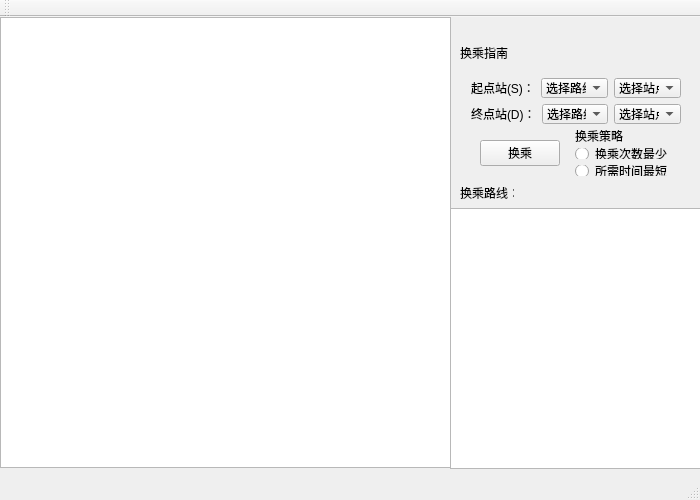
<?xml version="1.0" encoding="UTF-8"?>
<ui version="4.0">
 <class>MainWindow</class>
 <widget class="QMainWindow" name="MainWindow">
  <property name="geometry">
   <rect>
    <x>0</x>
    <y>0</y>
    <width>700</width>
    <height>500</height>
   </rect>
  </property>
  <property name="windowTitle">
   <string>MainWindow</string>
  </property>
  <widget class="QWidget" name="centralWidget">
   <widget class="QGraphicsView" name="graphicsView">
    <property name="geometry">
     <rect>
      <x>0</x>
      <y>0</y>
      <width>451</width>
      <height>451</height>
     </rect>
    </property>
   </widget>
   <widget class="QTextBrowser" name="textBrowserRoute">
    <property name="geometry">
     <rect>
      <x>450</x>
      <y>191</y>
      <width>251</width>
      <height>261</height>
     </rect>
    </property>
   </widget>
   <widget class="QLabel" name="label_3">
    <property name="geometry">
     <rect>
      <x>460</x>
      <y>170</y>
      <width>54</width>
      <height>12</height>
     </rect>
    </property>
    <property name="text">
     <string>换乘路线：</string>
    </property>
   </widget>
   <widget class="QLabel" name="label_5">
    <property name="geometry">
     <rect>
      <x>460</x>
      <y>30</y>
      <width>54</width>
      <height>12</height>
     </rect>
    </property>
    <property name="text">
     <string>换乘指南</string>
    </property>
   </widget>
   <widget class="QWidget" name="">
    <property name="geometry">
     <rect>
      <x>460</x>
      <y>50</y>
      <width>232</width>
      <height>120</height>
     </rect>
    </property>
    <layout class="QVBoxLayout" name="verticalLayout_3">
     <item>
      <layout class="QVBoxLayout" name="verticalLayout_2">
       <item>
        <layout class="QHBoxLayout" name="horizontalLayout">
         <item>
          <widget class="QLabel" name="label">
           <property name="text">
            <string>起点站(S)：</string>
           </property>
          </widget>
         </item>
         <item>
          <widget class="QComboBox" name="comboBox">
           <property name="editable">
            <bool>false</bool>
           </property>
           <property name="currentText">
            <string>选择路线</string>
           </property>
           <property name="currentIndex">
            <number>0</number>
           </property>
           <item>
            <property name="text">
             <string>选择路线</string>
            </property>
           </item>
          </widget>
         </item>
         <item>
          <widget class="QComboBox" name="comboBox_3">
           <item>
            <property name="text">
             <string>选择站点</string>
            </property>
           </item>
          </widget>
         </item>
        </layout>
       </item>
       <item>
        <layout class="QHBoxLayout" name="horizontalLayout_2">
         <item>
          <widget class="QLabel" name="label_2">
           <property name="text">
            <string>终点站(D)：</string>
           </property>
          </widget>
         </item>
         <item>
          <widget class="QComboBox" name="comboBox_2">
           <property name="duplicatesEnabled">
            <bool>false</bool>
           </property>
           <item>
            <property name="text">
             <string>选择路线</string>
            </property>
           </item>
          </widget>
         </item>
         <item>
          <widget class="QComboBox" name="comboBox_4">
           <item>
            <property name="text">
             <string>选择站点</string>
            </property>
           </item>
          </widget>
         </item>
        </layout>
       </item>
      </layout>
     </item>
     <item>
      <layout class="QHBoxLayout" name="horizontalLayout_3">
       <item>
        <spacer name="horizontalSpacer_2">
         <property name="orientation">
          <enum>Qt::Horizontal</enum>
         </property>
         <property name="sizeHint" stdset="0">
          <size>
           <width>40</width>
           <height>20</height>
          </size>
         </property>
        </spacer>
       </item>
       <item>
        <widget class="QPushButton" name="pushButton">
         <property name="text">
          <string>换乘</string>
         </property>
        </widget>
       </item>
       <item>
        <spacer name="horizontalSpacer">
         <property name="orientation">
          <enum>Qt::Horizontal</enum>
         </property>
         <property name="sizeHint" stdset="0">
          <size>
           <width>40</width>
           <height>20</height>
          </size>
         </property>
        </spacer>
       </item>
       <item>
        <layout class="QVBoxLayout" name="verticalLayout">
         <item>
          <widget class="QLabel" name="label_4">
           <property name="text">
            <string>换乘策略</string>
           </property>
          </widget>
         </item>
         <item>
          <widget class="QRadioButton" name="radioButton">
           <property name="text">
            <string>换乘次数最少</string>
           </property>
          </widget>
         </item>
         <item>
          <widget class="QRadioButton" name="radioButton_2">
           <property name="text">
            <string>所需时间最短</string>
           </property>
          </widget>
         </item>
        </layout>
       </item>
       <item>
        <spacer name="horizontalSpacer_3">
         <property name="orientation">
          <enum>Qt::Horizontal</enum>
         </property>
         <property name="sizeHint" stdset="0">
          <size>
           <width>40</width>
           <height>20</height>
          </size>
         </property>
        </spacer>
       </item>
      </layout>
     </item>
    </layout>
   </widget>
   <widget class="QWidget" name="">
    <property name="geometry">
     <rect>
      <x>460</x>
      <y>10</y>
      <width>164</width>
      <height>14</height>
     </rect>
    </property>
    <layout class="QHBoxLayout" name="horizontalLayout_4">
     <item>
      <widget class="QLabel" name="label_6">
       <property name="text">
        <string>动态添加</string>
       </property>
      </widget>
     </item>
     <item>
      <widget class="QLabel" name="label_7">
       <property name="text">
        <string>（请从工具栏选择）</string>
       </property>
      </widget>
     </item>
    </layout>
   </widget>
  </widget>
  <widget class="QMenuBar" name="menuBar">
   <property name="geometry">
    <rect>
     <x>0</x>
     <y>0</y>
     <width>700</width>
     <height>23</height>
    </rect>
   </property>
  </widget>
  <widget class="QToolBar" name="mainToolBar">
   <attribute name="toolBarArea">
    <enum>TopToolBarArea</enum>
   </attribute>
   <attribute name="toolBarBreak">
    <bool>false</bool>
   </attribute>
  </widget>
  <widget class="QStatusBar" name="statusBar"/>
 </widget>
 <layoutdefault spacing="6" margin="11"/>
 <resources/>
 <connections/>
</ui>
